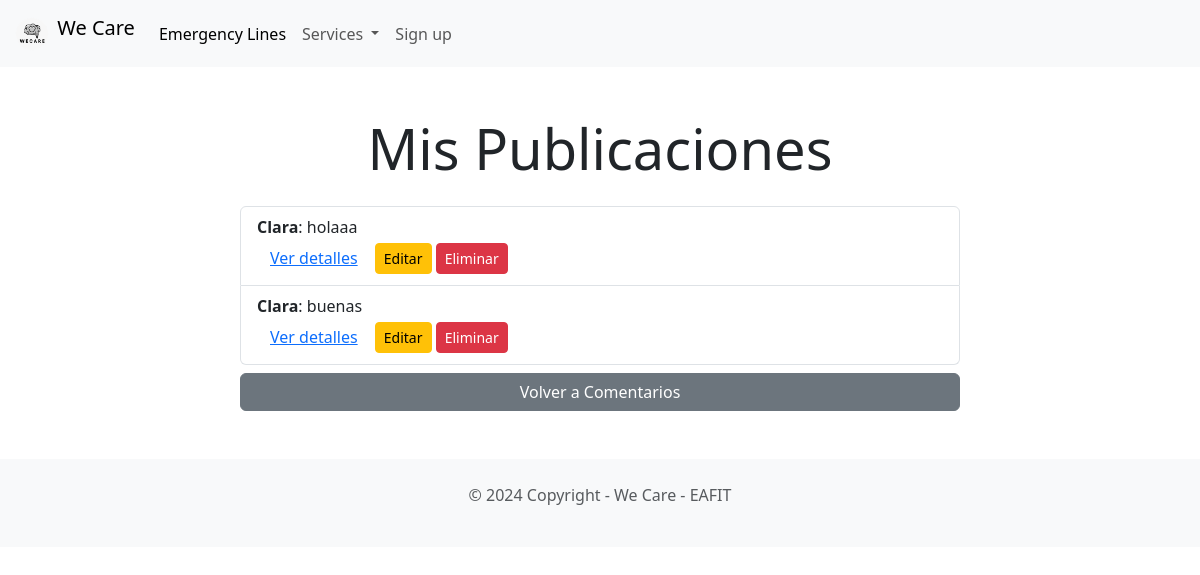
Page /perfil/ (signed in) on the committed database.
### Forum/models.py (models this page shows, shortened)
class Comentario(models.Model):
    titulo = models.CharField(max_length=255)
    texto = models.TextField()
    autor = models.ForeignKey(User, on_delete=models.CASCADE)
    fecha_creacion = models.DateTimeField(auto_now_add=True)

### Account/views.py (the view)
# urls.py: path('perfil/', Account_views.perfil_view, name='perfil'),  # Perfil del usuario (comentarios propios)
def perfil_view(request):
    comentarios = Comentario.objects.filter(autor_id=request.user.id)
    return render(request, 'Account/perfil.html', {'comentarios': comentarios})

### appointment/views.py (called while the page is built)
def get_future_reminders(request):
    future_reminder_count = Reminder.objects.filter(reminder_date__gte=timezone.now()).count()
    return {'future_reminder_count': future_reminder_count}

### Account/templates/Account/perfil.html
{% extends "base.html" %}
{% block content %}
    <div class="container my-5">
        <div class="text-center">
            <h1 class="display-4">Mis Publicaciones</h1>
        </div>
        <div class="row justify-content-center mt-4">
            <div class="col-lg-8">
                {% if comentarios %}
                    <ul class="list-group">
                        {% for comentario in comentarios %}
                            <li class="list-group-item">
                                <strong>{{ comentario.autor.username }}</strong>: {{ comentario.texto }}
                                <br>
                                <a href="{% url 'detalle-comentario' comentario.id %}" class="btn btn-link">Ver detalles</a>
                                <a href="{% url 'editar-comentario' comentario.id %}" class="btn btn-warning btn-sm">Editar</a>
                                <a href="{% url 'eliminar-comentario' comentario.id %}" class="btn btn-danger btn-sm">Eliminar</a>
                            </li>
                        {% endfor %}
                    </ul>
                {% else %}
                    <p>No tienes comentarios.</p>
                {% endif %}
                <a href="{% url 'comentarios' %}" class="btn btn-secondary w-100 mt-2">Volver a Comentarios</a>
            </div>
        </div>
    </div>
{% endblock content %}

### rows in the picture
Comentario: autor.username "Clara", texto "holaaa"
Comentario: autor.username "Clara", texto "buenas"
